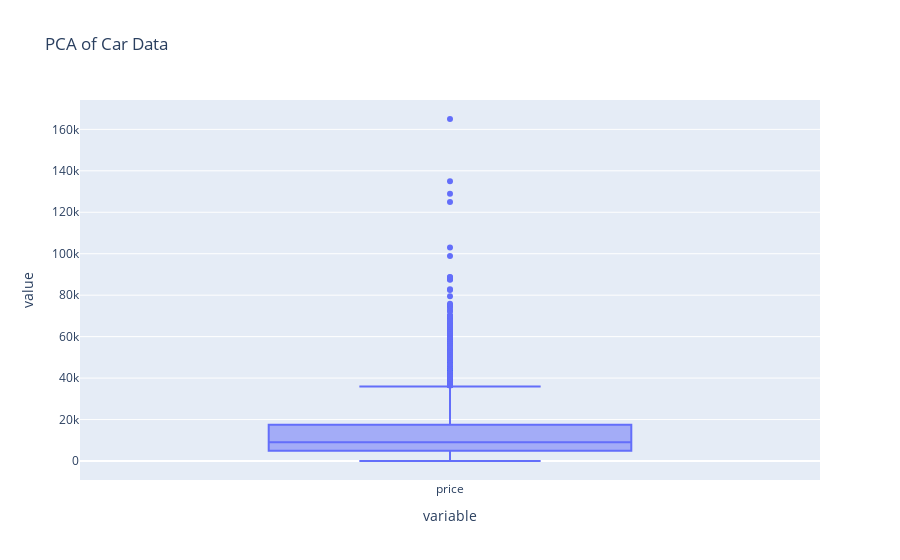

The cell this chart's notebook holds for it:
### Code cell
px.box(df_goal, title='PCA of Car Data')

### Figure 1 — Plotly figure (JSON) as saved in the notebook; plotly's stock layout.template omitted (floating-point values rounded to 4 significant figures; data arrays with more than 128 entries replaced by an {"elided": "..."} marker saying what was removed)
{"data": [{"alignmentgroup": "True", "hovertemplate": "variable=%{x}<br>value=%{y}<extra></extra>", "legendgroup": "", "marker": {"color": "#636efa"}, "name": "", "notched": false, "offsetgroup": "", "orientation": "v", "showlegend": false, "type": "box", "x": {"elided": "7919 str values"}, "x0": " ", "xaxis": "x", "y": {"elided": "7919 int values"}, "y0": " ", "yaxis": "y"}], "layout": {"boxmode": "group", "legend": {"tracegroupgap": 0}, "title": {"text": "PCA of Car Data"}, "xaxis": {"anchor": "y", "domain": [0, 1], "title": {"text": "variable"}}, "yaxis": {"anchor": "x", "domain": [0, 1], "title": {"text": "value"}}}}
